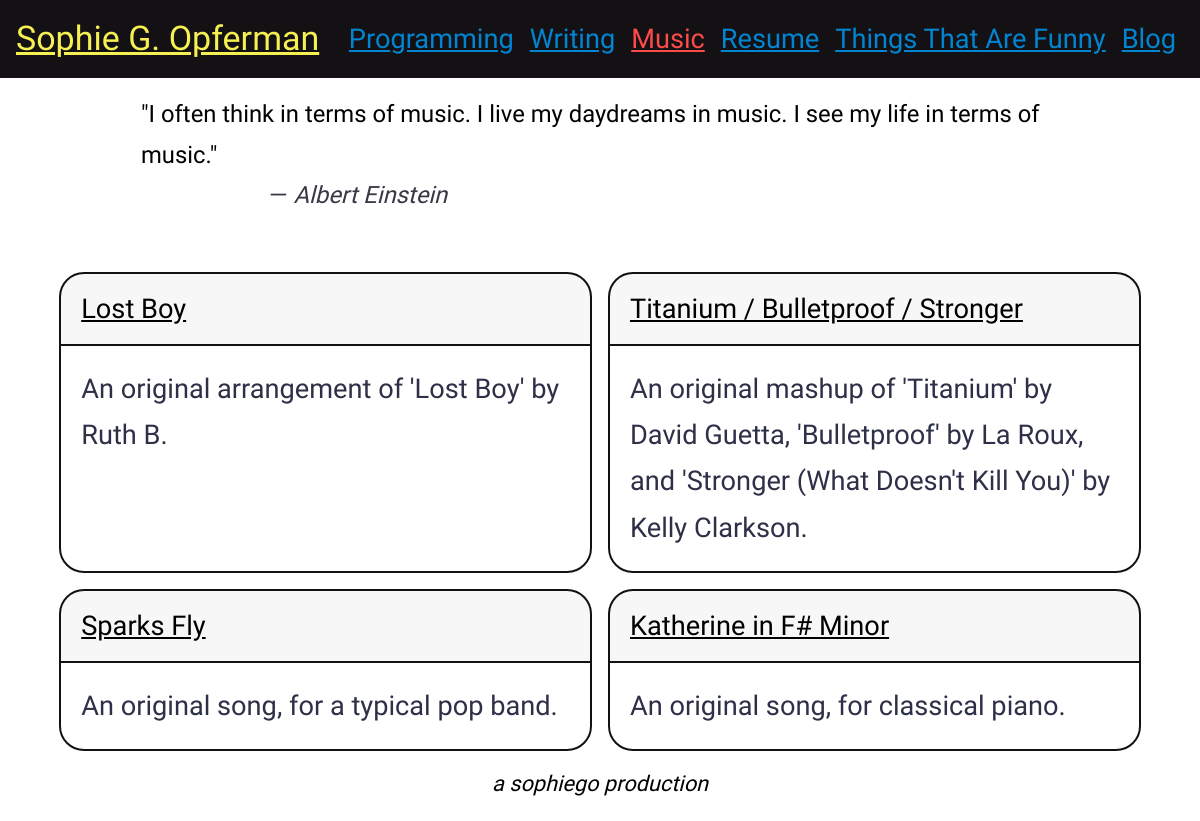
/music, run on the app's committed database.
### Work.py (models this page shows, shortened)
class Work(Base):
    __tablename__ = 'Work'
    id = Column(Integer, primary_key=True)
    name = Column(String)
    link = Column(String)
    description = Column(String)
    category = Column(String)
    subcategory = Column(String)
    status = Column(String)
    updated = Column(DateTime)
    demoLink = Column(String)

### app.py (the view)
@app.route("/music")
def music():
    return render_template('music.html', WORKS=getDatabaseEntries("music"))

### app.py (called while the page is built)
def openDB():
    engine = create_engine("sqlite:///SophieOpferman.db")
    Base = declarative_base()
    Base.metadata.create_all(engine)
    Base.metadata.bind = engine
    DBSession = sessionmaker(bind=engine)
    return DBSession()

def getDatabaseEntries(cat):
    session = openDB()
    return session.query(Work).filter(Work.category == cat).order_by(Work.updated.desc()).all()

### templates/music.html
{% include "header.html" %}
<blockquote class="blockquote">
  <p class="mb-0">"I often think in terms of music. I live my daydreams in music. I see my life in terms of music."</p>
  <footer class="blockquote-footer"><em>Albert Einstein</em></footer>
</blockquote>
<div class="cardBox d-flex flex-wrap justify-content-center">
    {% for work in WORKS %}
        <div class="card">
          <a href="{{ work.link }}" target="_blank" rel="noopener noreferrer"><div class="card-header">{{ work.name }}</div></a>
          <div class="card-body">
            <p class="card-text">{{ work.description|safe }}</p>
          </div>
        </div>
    {% endfor %}
</div>
{% include "footer.html" %}

### static/overrides/overrides-sitewide.css (style rules this page uses)
#bootstrap-overrides blockquote { font-family: "Special Elite", sans-serif; padding-left: 6rem; padding-right: 6rem; padding-bottom: 2rem; }
#bootstrap-overrides blockquote footer { padding-left: 8rem; }
#bootstrap-overrides .card-header { font-family: "Fredericka the Great", serif; }
#bootstrap-overrides .cardBox .card { width: 48%; margin: 0.5rem; }
#bootstrap-overrides .card a { color: black; }

### data on the page
Work: name "Lost Boy", description "An original arrangement of 'Lost Boy' by Ruth B."
Work: name "Titanium / Bulletproof / Stronger", description "An original mashup of 'Titanium' by David Guetta, 'Bulletproof' by La Roux, and 'Stronger (What Doesn't Kill You)' by Kelly Clarkson."
Work: name "Sparks Fly", description "An original song, for a typical pop band."
Work: name "Katherine in F# Minor", description "An original song, for classical piano."
